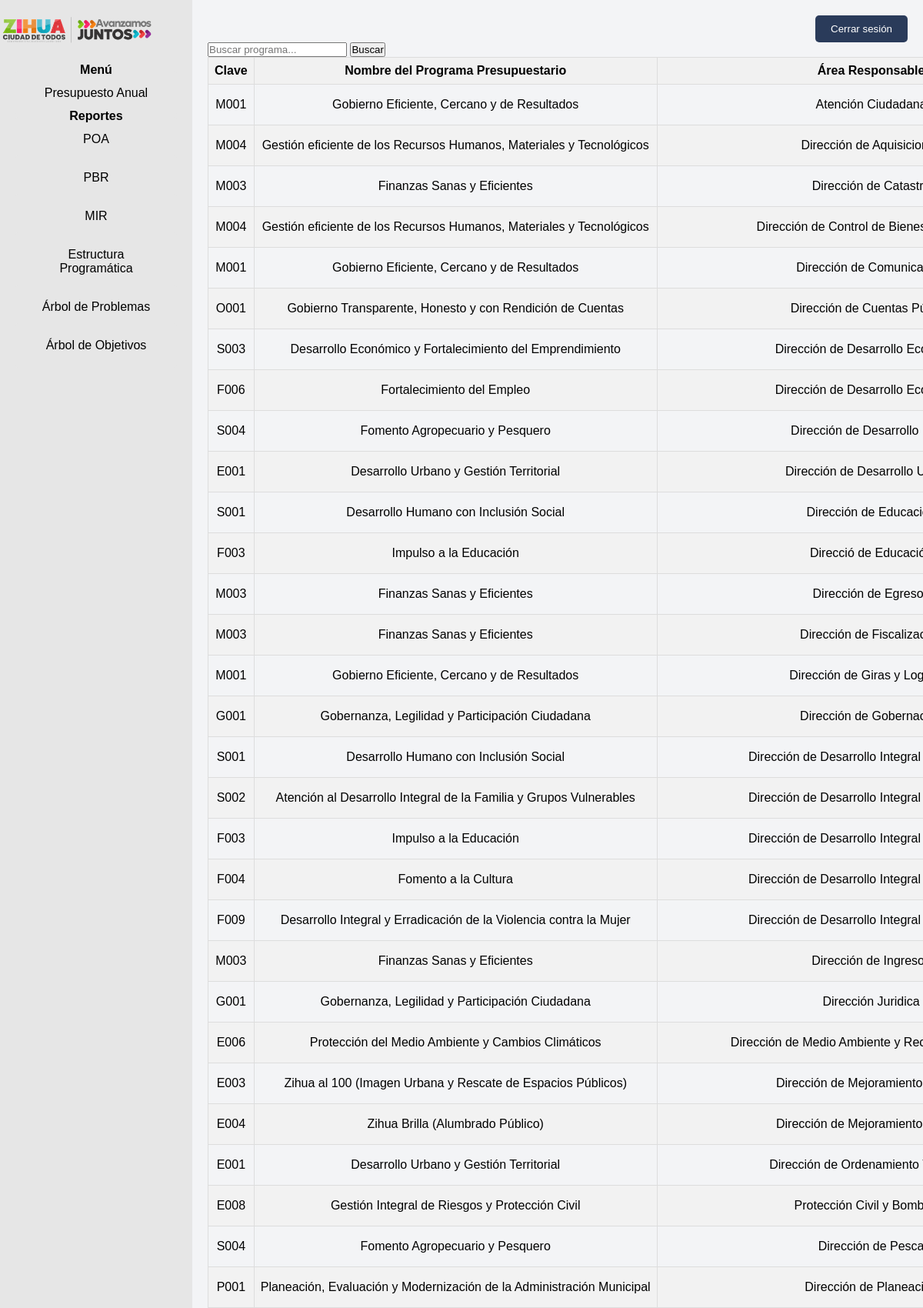
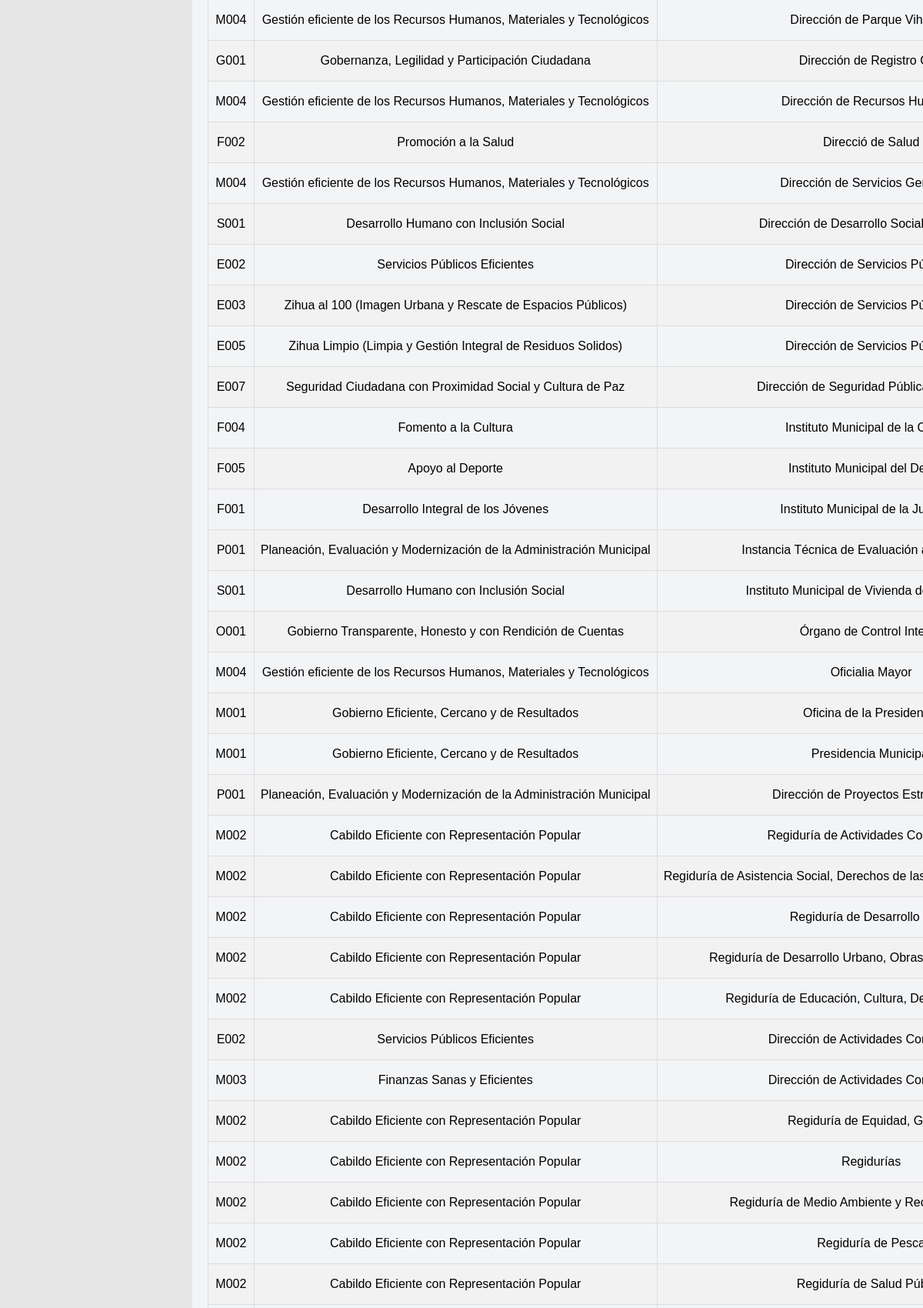
The app's page /formularios/pre_a.php (signed in, upper part) with its own data (2 pictures, top to bottom).
### tables this page shows
CREATE TABLE `listapp` (
  `claveProgramaP` varchar(10) NOT NULL,
  `nombreProgramaP` varchar(255) NOT NULL
);

CREATE TABLE `unidadesresponsables` (
  `id` int(11) NOT NULL,
  `clave_area` varchar(10) NOT NULL,
  `nombre_area` varchar(255) NOT NULL,
  `claveProgramaP` varchar(10) NOT NULL
);

### formularios/pre_a.php (the view, shortened to what this page needs)
<?php
include '../database/conexion.php';
$queryUsuario = "SELECT clave_area, rol FROM usuarios WHERE usr = ?";
$stmtUsuario = $conn->prepare($queryUsuario);
$stmtUsuario->bind_param("s", $_SESSION['usuario']);
$stmtUsuario->execute();
$stmtUsuario->bind_result($clave_area, $rol);
$busqueda = isset($_GET['busqueda']) ? '%' . htmlspecialchars($_GET['busqueda'], ENT_QUOTES, 'UTF-8') . '%' : '%';
if ($rol === 'admin') {
    $queryProgramas = "SELECT l.claveProgramaP, l.nombreProgramaP, u.clave_area, u.nombre_area, p.id
                       FROM listapp l
                       JOIN unidadesresponsables u ON l.claveProgramaP = u.claveProgramaP
                       JOIN programas p ON p.clave_area = u.clave_area
                       WHERE l.claveProgramaP LIKE ? OR u.nombre_area LIKE ? OR l.nombreProgramaP LIKE ?";
    $stmtProgramas = $conn->prepare($queryProgramas);
    $stmtProgramas->bind_param("sss", $busqueda, $busqueda, $busqueda);
}
$stmtProgramas->execute();
$resultado = $stmtProgramas->get_result();
?>
<!DOCTYPE html>
<html lang="es">
<head>
    <link rel="stylesheet" href="../css/plan_pp.css">
</head>
<body>
    <div class="sidebar">
        <div class="logo">
            <a href="../plataforma/dashboard.php" target="_blank">
                <img src="../img/zihua.png" alt="Logo">
            </a>
        </div>
        <nav>
            <ul>
                <li><span class="menu-title">Menú</span></li>
                <li><a href="pre_a.php">Presupuesto Anual</a></li>
                <li><span class="menu-title">Reportes</span></li>
                <li><a href="#">POA</a></li>
                <li><a href="#">PBR</a></li>
                <li><a href="#">MIR</a></li>
                <li><a href="#">Estructura Programática</a></li>
                <li><a href="#">Árbol de Problemas</a></li>
                <li><a href="#">Árbol de Objetivos</a></li>
            </ul>
        </nav>
    </div>
    <div class="content">
        <header>
            <button type="button" class="btn-salir" onclick="location.href='../sesiones_conexiones/destruir_sesion.php';">Cerrar sesión</button>
        </header>
        <form method="GET" class="search-form" id="search-form">
            <input type="text" name="busqueda" id="search-input" placeholder="Buscar programa..." value="<?php echo isset($_GET['busqueda']) ? htmlspecialchars($_GET['busqueda'], ENT_QUOTES, 'UTF-8') : ''; ?>">
            <button type="submit">Buscar</button>
        </form>
        <table>
            <thead>
                <tr>
                    <th>Clave</th>
                    <th>Nombre del Programa Presupuestario</th>
                    <th>Área Responsable</th>
                </tr>
            </thead>
            <tbody id="results">
            <?php
if ($resultado->num_rows > 0) {
    while ($row = $resultado->fetch_assoc()) {
        echo "<tr>";
        echo "<td>" . htmlspecialchars($row['claveProgramaP'], ENT_QUOTES, 'UTF-8') . "</td>";
        echo "<td>" . htmlspecialchars($row['nombreProgramaP'], ENT_QUOTES, 'UTF-8') . "</td>";
        echo "<td>" . htmlspecialchars($row['nombre_area'], ENT_QUOTES, 'UTF-8') . "</td>";
        echo "</tr>";
    }
} else {
    echo "<tr><td colspan='4'>No se encontraron resultados.</td></tr>";
}
?>
<html>

### css/plan_pp.css (style rules this page uses)
* { margin: 0; padding: 0; box-sizing: border-box; }
body { font-family: Arial, sans-serif; display: flex; height: 100vh; background-color: #F3F4F6; }
.sidebar { width: 250px; background-color: #e6e6e6; color: #FFFFFF; display: flex; flex-direction: column; align-items: center; padding-top: 20px; }
.logo img { width: 80%; margin-bottom: 20px; }
nav ul { list-style-type: none; width: 100%; padding-left: 0; }
nav ul li { width: 100%; text-align: center; }
.menu-title { font-weight: bold; color: black; margin: 15px 0 10px; }
nav ul li a { display: block; padding: 20px; color: black; text-decoration: none; background-color: #e6e6e6; margin: -8px 20px; border-radius: 4px; }
.content { flex: 1; padding: 20px; position: relative; overflow-x: scroll; max-width: 100%; }
header { display: flex; justify-content: flex-end; }
.btn-salir { background-color: #2A3B5A; color: white; border: none; padding: 10px 20px; border-radius: 5px; cursor: pointer; }
table { border-collapse: collapse; width: 100%; table-layout: auto; position: relative; }
thead th { background-color: #f1f1f1; position: sticky; top: 0; z-index: 2; text-align: center; border: 1px solid #ddd; }
thead th, tbody td { padding: 8px; text-align: center; white-space: nowrap; border: 1px solid #ddd; }
tbody tr:nth-child(even) { background-color: #f2f2f2; }

### records on screen
listapp: claveProgramaP "M001", nombreProgramaP "Gobierno Eficiente, Cercano y de Resultados", unidadesresponsables.nombre_area "Atención…", unidadesresponsables.nombre_area "Dirección de…", unidadesresponsables.nombre_area "Dirección de Giras y…", unidadesresponsables.nombre_area "Oficina de la…", unidadesresponsables.nombre_area "Presidencia…"
listapp: claveProgramaP "M004", nombreProgramaP "Gestión eficiente de los Recursos Humanos, Materiales y Tecnológicos", unidadesresponsables.nombre_area "Dirección de…", unidadesresponsables.nombre_area "Dirección de Control de…", unidadesresponsables.nombre_area "Dirección de Parque…", unidadesresponsables.nombre_area "Dirección de Recursos…", unidadesresponsables.nombre_area "Dirección de Servicios…", unidadesresponsables.nombre_area "Oficialia Mayor"
listapp: claveProgramaP "M003", nombreProgramaP "Finanzas Sanas y Eficientes", unidadesresponsables.nombre_area "Dirección de…", unidadesresponsables.nombre_area "Dirección de Actividades…"
listapp: claveProgramaP "O001", nombreProgramaP "Gobierno Transparente, Honesto y con Rendición de Cuentas", unidadesresponsables.nombre_area "Dirección de Cuentas…", unidadesresponsables.nombre_area "Órgano de Control…"
listapp: claveProgramaP "S003", nombreProgramaP "Desarrollo Económico y Fortalecimiento del Emprendimiento", unidadesresponsables.nombre_area "Dirección de Desarrollo…"
listapp: claveProgramaP "F006", nombreProgramaP "Fortalecimiento del Empleo", unidadesresponsables.nombre_area "Dirección de Desarrollo…"
listapp: claveProgramaP "S004", nombreProgramaP "Fomento Agropecuario y Pesquero", unidadesresponsables.nombre_area "Dirección de Desarrollo…", unidadesresponsables.nombre_area "Dirección de Pesca"
listapp: claveProgramaP "E001", nombreProgramaP "Desarrollo Urbano y Gestión Territorial", unidadesresponsables.nombre_area "Dirección de Desarrollo…", unidadesresponsables.nombre_area "Dirección de Ordenamiento…"
listapp: claveProgramaP "S001", nombreProgramaP "Desarrollo Humano con Inclusión Social", unidadesresponsables.nombre_area "Dirección de…", unidadesresponsables.nombre_area "Dirección de Desarrollo Integral…", unidadesresponsables.nombre_area "Dirección de Desarrollo Social…", unidadesresponsables.nombre_area "Instituto Municipal de Vivienda…"
listapp: claveProgramaP "F003", nombreProgramaP "Impulso a la Educación", unidadesresponsables.nombre_area "Direcció de…", unidadesresponsables.nombre_area "Dirección de Desarrollo Integral…"
listapp: claveProgramaP "G001", nombreProgramaP "Gobernanza, Legilidad y Participación Ciudadana", unidadesresponsables.nombre_area "Dirección de…", unidadesresponsables.nombre_area "Dirección Juridica", unidadesresponsables.nombre_area "Dirección de Registro…"
listapp: claveProgramaP "S002", nombreProgramaP "Atención al Desarrollo Integral de la Familia y Grupos Vulnerables", unidadesresponsables.nombre_area "Dirección de Desarrollo Integral…"
listapp: claveProgramaP "F004", nombreProgramaP "Fomento a la Cultura", unidadesresponsables.nombre_area "Dirección de Desarrollo Integral…", unidadesresponsables.nombre_area "Instituto Municipal de la…"
listapp: claveProgramaP "F009", nombreProgramaP "Desarrollo Integral y Erradicación de la Violencia contra la Mujer", unidadesresponsables.nombre_area "Dirección de Desarrollo Integral…"
listapp: claveProgramaP "E006", nombreProgramaP "Protección del Medio Ambiente y Cambios Climáticos", unidadesresponsables.nombre_area "Dirección de Medio Ambiente y…"
listapp: claveProgramaP "E003", nombreProgramaP "Zihua al 100 (Imagen Urbana y Rescate de Espacios Públicos)", unidadesresponsables.nombre_area "Dirección de Mejoramiento…", unidadesresponsables.nombre_area "Dirección de Servicios…"
listapp: claveProgramaP "E004", nombreProgramaP "Zihua Brilla (Alumbrado Público)", unidadesresponsables.nombre_area "Dirección de Mejoramiento…"
listapp: claveProgramaP "E008", nombreProgramaP "Gestión Integral de Riesgos y Protección Civil", unidadesresponsables.nombre_area "Protección Civil y…"
listapp: claveProgramaP "P001", nombreProgramaP "Planeación, Evaluación y Modernización de la Administración Municipal", unidadesresponsables.nombre_area "Dirección de…", unidadesresponsables.nombre_area "Instancia Técnica de Evaluación…", unidadesresponsables.nombre_area "Dirección de Proyectos…"
listapp: claveProgramaP "F002", nombreProgramaP "Promoción a la Salud", unidadesresponsables.nombre_area "Direcció de Salud"
listapp: claveProgramaP "E002", nombreProgramaP "Servicios Públicos Eficientes", unidadesresponsables.nombre_area "Dirección de Servicios…", unidadesresponsables.nombre_area "Dirección de Actividades…"
listapp: claveProgramaP "E005", nombreProgramaP "Zihua Limpio (Limpia y Gestión Integral de Residuos Solidos)", unidadesresponsables.nombre_area "Dirección de Servicios…"
listapp: claveProgramaP "E007", nombreProgramaP "Seguridad Ciudadana con Proximidad Social y Cultura de Paz", unidadesresponsables.nombre_area "Dirección de Seguridad…"
listapp: claveProgramaP "F005", nombreProgramaP "Apoyo al Deporte", unidadesresponsables.nombre_area "Instituto Municipal del…"
listapp: claveProgramaP "F001", nombreProgramaP "Desarrollo Integral de los Jóvenes", unidadesresponsables.nombre_area "Instituto Municipal de la…"
listapp: claveProgramaP "M002", nombreProgramaP "Cabildo Eficiente con Representación Popular", unidadesresponsables.nombre_area "Regiduría de Actividades…", unidadesresponsables.nombre_area "Regiduría de Asistencia Social, Derechos de…", unidadesresponsables.nombre_area "Regiduría de Desarrollo…", unidadesresponsables.nombre_area "Regiduría de Desarrollo Urbano, Obras…", unidadesresponsables.nombre_area "Regiduría de Educación, Cultura,…", unidadesresponsables.nombre_area "Regiduría de Equidad,…", unidadesresponsables.nombre_area "Regidurías", unidadesresponsables.nombre_area "Regiduría de Medio Ambiente y…", unidadesresponsables.nombre_area "Regiduría de…", unidadesresponsables.nombre_area "Regiduría de Salud…"
